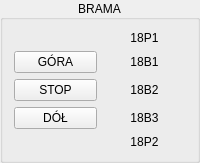
      <widget class="QGroupBox" name="groupBox_12">
       <property name="autoFillBackground">
        <bool>false</bool>
       </property>
       <property name="title">
        <string>BRAMA</string>
       </property>
       <property name="alignment">
        <set>Qt::AlignCenter</set>
       </property>
       <property name="flat">
        <bool>false</bool>
       </property>
       <property name="checkable">
        <bool>false</bool>
       </property>
       <layout class="QVBoxLayout" name="verticalLayout_22">
        <item>
         <layout class="QGridLayout" name="gridLayout_4">
          <item row="5" column="1">
           <widget class="QPushButton" name="pushButton_39">
            <property name="enabled">
             <bool>true</bool>
            </property>
            <property name="whatsThis">
             <string>db100.dbx9.1</string>
            </property>
            <property name="styleSheet">
             <string notr="true">border: None</string>
            </property>
            <property name="text">
             <string>18P2</string>
            </property>
            <property name="icon">
             <iconset>
              <normaloff>img/led_green_off.svg</normaloff>
              <normalon>img/led_green_on.svg</normalon>img/led_green_off.svg</iconset>
            </property>
            <property name="iconSize">
             <size>
              <width>15</width>
              <height>15</height>
             </size>
            </property>
            <property name="checkable">
             <bool>true</bool>
            </property>
            <property name="default">
             <bool>false</bool>
            </property>
            <property name="flat">
             <bool>true</bool>
            </property>
           </widget>
          </item>
          <item row="2" column="0">
           <widget class="QPushButton" name="pushButton_52">
            <property name="sizePolicy">
             <sizepolicy hsizetype="Minimum" vsizetype="Minimum">
              <horstretch>0</horstretch>
              <verstretch>0</verstretch>
             </sizepolicy>
            </property>
            <property name="whatsThis">
             <string>DB100.DBX3.7 toggle</string>
            </property>
            <property name="text">
             <string>GÓRA</string>
            </property>
            <property name="icon">
             <iconset>
              <normaloff>img/led_green_off.svg</normaloff>
              <normalon>img/led_green_on.svg</normalon>img/led_green_off.svg</iconset>
            </property>
            <property name="checkable">
             <bool>true</bool>
            </property>
            <property name="checked">
             <bool>false</bool>
            </property>
            <property name="autoRepeat">
             <bool>false</bool>
            </property>
            <property name="flat">
             <bool>false</bool>
            </property>
           </widget>
          </item>
          <item row="4" column="1">
           <widget class="QPushButton" name="pushButton_41">
            <property name="enabled">
             <bool>true</bool>
            </property>
            <property name="whatsThis">
             <string>db100.dbx8.7</string>
            </property>
            <property name="styleSheet">
             <string notr="true">border: None</string>
            </property>
            <property name="text">
             <string>18B3</string>
            </property>
            <property name="icon">
             <iconset>
              <normaloff>img/led_green_off.svg</normaloff>
              <normalon>img/led_green_on.svg</normalon>img/led_green_off.svg</iconset>
            </property>
            <property name="iconSize">
             <size>
              <width>15</width>
              <height>15</height>
             </size>
            </property>
            <property name="checkable">
             <bool>true</bool>
            </property>
            <property name="default">
             <bool>false</bool>
            </property>
            <property name="flat">
             <bool>true</bool>
            </property>
           </widget>
          </item>
          <item row="3" column="0">
           <widget class="QPushButton" name="pushButton_53">
            <property name="sizePolicy">
             <sizepolicy hsizetype="Minimum" vsizetype="Minimum">
              <horstretch>0</horstretch>
              <verstretch>0</verstretch>
             </sizepolicy>
            </property>
            <property name="whatsThis">
             <string>DB100.DBX4.0 toggle</string>
            </property>
            <property name="text">
             <string>STOP</string>
            </property>
            <property name="icon">
             <iconset>
              <normaloff>img/led_green_off.svg</normaloff>
              <normalon>img/led_green_on.svg</normalon>img/led_green_off.svg</iconset>
            </property>
            <property name="checkable">
             <bool>true</bool>
            </property>
            <property name="checked">
             <bool>false</bool>
            </property>
            <property name="autoRepeat">
             <bool>false</bool>
            </property>
            <property name="flat">
             <bool>false</bool>
            </property>
           </widget>
          </item>
          <item row="3" column="1">
           <widget class="QPushButton" name="pushButton_40">
            <property name="enabled">
             <bool>true</bool>
            </property>
            <property name="whatsThis">
             <string>db100.dbx8.6</string>
            </property>
            <property name="styleSheet">
             <string notr="true">border: None</string>
            </property>
            <property name="text">
             <string>18B2</string>
            </property>
            <property name="icon">
             <iconset>
              <normaloff>img/led_green_off.svg</normaloff>
              <normalon>img/led_green_on.svg</normalon>img/led_green_off.svg</iconset>
            </property>
            <property name="iconSize">
             <size>
              <width>15</width>
              <height>15</height>
             </size>
            </property>
            <property name="checkable">
             <bool>true</bool>
            </property>
            <property name="default">
             <bool>false</bool>
            </property>
            <property name="flat">
             <bool>true</bool>
            </property>
           </widget>
          </item>
          <item row="2" column="1">
           <widget class="QPushButton" name="pushButton_37">
            <property name="enabled">
             <bool>true</bool>
            </property>
            <property name="whatsThis">
             <string>db100.dbx8.5</string>
            </property>
            <property name="styleSheet">
             <string notr="true">border: None</string>
            </property>
            <property name="text">
             <string>18B1</string>
            </property>
            <property name="icon">
             <iconset>
              <normaloff>img/led_green_off.svg</normaloff>
              <normalon>img/led_green_on.svg</normalon>img/led_green_off.svg</iconset>
            </property>
            <property name="iconSize">
             <size>
              <width>15</width>
              <height>15</height>
             </size>
            </property>
            <property name="checkable">
             <bool>true</bool>
            </property>
            <property name="default">
             <bool>false</bool>
            </property>
            <property name="flat">
             <bool>true</bool>
            </property>
           </widget>
          </item>
          <item row="4" column="0">
           <widget class="QPushButton" name="pushButton_54">
            <property name="sizePolicy">
             <sizepolicy hsizetype="Minimum" vsizetype="Minimum">
              <horstretch>0</horstretch>
              <verstretch>0</verstretch>
             </sizepolicy>
            </property>
            <property name="whatsThis">
             <string>DB100.DBX4.1 toggle</string>
            </property>
            <property name="text">
             <string>DÓŁ</string>
            </property>
            <property name="icon">
             <iconset>
              <normaloff>img/led_green_off.svg</normaloff>
              <normalon>img/led_green_on.svg</normalon>img/led_green_off.svg</iconset>
            </property>
            <property name="checkable">
             <bool>true</bool>
            </property>
            <property name="checked">
             <bool>false</bool>
            </property>
            <property name="autoRepeat">
             <bool>false</bool>
            </property>
            <property name="flat">
             <bool>false</bool>
            </property>
           </widget>
          </item>
          <item row="1" column="1">
           <widget class="QPushButton" name="pushButton_38">
            <property name="enabled">
             <bool>true</bool>
            </property>
            <property name="whatsThis">
             <string>db100.dbx9.0</string>
            </property>
            <property name="styleSheet">
             <string notr="true">border: None</string>
            </property>
            <property name="text">
             <string>18P1</string>
            </property>
            <property name="icon">
             <iconset>
              <normaloff>img/led_green_off.svg</normaloff>
              <normalon>img/led_green_on.svg</normalon>img/led_green_off.svg</iconset>
            </property>
            <property name="iconSize">
             <size>
              <width>15</width>
              <height>15</height>
             </size>
            </property>
            <property name="checkable">
             <bool>true</bool>
            </property>
            <property name="default">
             <bool>false</bool>
            </property>
            <property name="flat">
             <bool>true</bool>
            </property>
           </widget>
          </item>
         </layout>
        </item>
       </layout>
      </widget>
